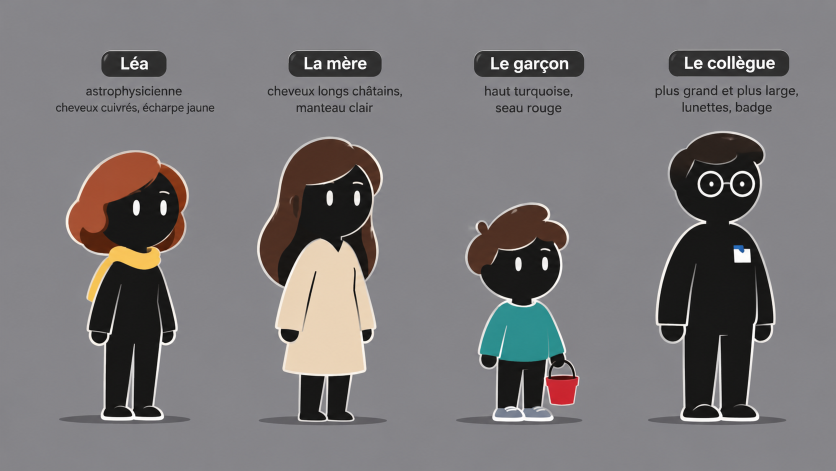
#> input picture video_production/lune/references_design/personnages/reference_2d.png, 1672 x 941 px (shown at 1/2 size)
$ python generate.py
#> lines starting #> are read from the running program, lines starting #| are printed output that depends on the picture
### video_production/panne_internet/kie.py
"""Client minimal Kie.ai (images Nano Banana, clips Kling 3.0). Clé lue dans KIE_API_KEY, jamais affichée.

Chaque résultat est mis en cache (le fichier de sortie existe déjà : aucun appel, aucun crédit).
1 crédit Kie ≈ 0,005 $.
"""
from __future__ import annotations

import json
import os
import time
from pathlib import Path

import requests

API = "https://api.kie.ai/api/v1"
UPLOAD = "https://kieai.redpandaai.co/api/file-stream-upload"


def _h():
    return {"Authorization": f"Bearer {os.environ['KIE_API_KEY']}"}


# [4 lines left out: function credits, not called in this run]


def upload(path: Path) -> str:
    """Envoie un fichier local, renvoie son URL (valable 24 h)."""
    with open(path, "rb") as f:
        r = requests.post(UPLOAD, headers=_h(), files={"file": (path.name, f)},
                          data={"uploadPath": "panne_internet", "fileName": path.name}, timeout=120)
    r.raise_for_status()
    return r.json()["data"]["downloadUrl"]


def run(model: str, inp: dict, out: Path, poll: float = 8.0, timeout: float = 1800) -> Path:
    """Crée la tâche, attend le résultat, télécharge le premier fichier. Journal dans <out>.json."""
    if out.exists():
        return out
    r = requests.post(f"{API}/jobs/createTask", headers=_h(), json={"model": model, "input": inp}, timeout=60)
    r.raise_for_status()
    body = r.json()
    if body.get("code") != 200:
        raise RuntimeError(f"Kie createTask : {body.get('code')} {body.get('msg')}")
    task = body["data"]["taskId"]
    t0 = time.time()
    while True:
        time.sleep(poll)
        d = requests.get(f"{API}/jobs/recordInfo", headers=_h(), params={"taskId": task}, timeout=60).json()["data"]
        if d["state"] == "success":
            url = json.loads(d["resultJson"])["resultUrls"][0]
            break
        if d["state"] == "fail":
            raise RuntimeError(f"Kie {model} : échec {d.get('failCode')} {d.get('failMsg')}")
        if time.time() - t0 > timeout:
            raise TimeoutError(f"Kie {model} : tâche {task} trop longue")
    out.parent.mkdir(parents=True, exist_ok=True)
    out.write_bytes(requests.get(url, timeout=300).content)
    out.with_suffix(out.suffix + ".json").write_text(json.dumps(
        {"model": model, "input": inp, "taskId": task, "credits": d.get("creditsConsumed"),
         "seconds": round(time.time() - t0)}, ensure_ascii=False, indent=1))
    return out


def image(prompt: str, out: Path, refs: list[Path] = (), aspect: str = "16:9", resolution: str = "2K",
          model: str = "nano-banana-2") -> Path:
    inp = {"prompt": prompt, "image_input": [upload(p) for p in refs] if not out.exists() else [],
           "aspect_ratio": aspect, "resolution": resolution, "output_format": "png"}
    return run(model, inp, out)


# [7 lines left out: function clip, not called in this run]

### video_production/lune/film2d/generate.py
"""Images 2D du prototype (Nano Banana via Kie.ai) : 5 décors et 6 poses de personnages.
    KIE_API_KEY=proxy-injected python3 generate.py      (cache : une image déjà présente n'est pas regénérée)"""
import sys
from concurrent.futures import ThreadPoolExecutor
from pathlib import Path
from PIL import Image

HERE = Path(__file__).resolve().parent
sys.path.insert(0, str(HERE.parents[1] / "panne_internet"))
import kie  # noqa: E402

IMG = HERE / "images"
REF = HERE.parent / "references_design/personnages/reference_2d.png"
CROPS = {"lea": (100, 280, 450, 860), "mere": (500, 260, 800, 860), "garcon": (900, 380, 1200, 860), "collegue": (1290, 240, 1600, 860)}
for k, box in CROPS.items():
    p = IMG / f"ref_{k}.png"
    if not p.exists():
        Image.open(REF).convert("RGB").crop(box).save(p)
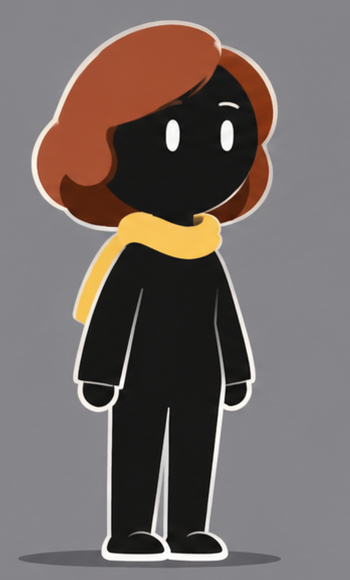
#> saved as ref_lea.png: PIL image 350x580 RGB; mean R, G, B 115, 104.9, 101.5

STYLE = ("Flat 2D vector illustration for an animated documentary, soft gradients, cinematic atmospheric lighting, "
         "muted desaturated palette, clean shapes, subtle depth of field on far objects, no text, no letters, no logos")
BG = {
    "decor_calern_nuit": "Interior of a professional astronomical observatory dome at night, wide shot. A large white telescope in the "
        "center under the open dome slit showing a starry sky; on the right a modern scientific workstation desk with two glowing "
        "monitors showing graphs, a keyboard and an empty office chair; on the left a doorway open to a warmly lit corridor; technical "
        "racks with tiny status lights; dim red safety lights and cool blue light from the screens, soft haze. No people. " + STYLE,
    "decor_calern_jour": "The same astronomical observatory dome interior in calm daylight, wide shot: large white telescope in the "
        "center, the dome slit open on a bright blue sky, the scientific workstation desk with two monitors on the right with an empty "
        "chair, the doorway on the left; soft natural light, peaceful ordinary morning. No people. " + STYLE,
    "decor_espace": "Outer space, the Earth and the Moon touching: the Moon is breaking apart against the Earth with a huge "
        "blinding white-orange flash of light at the contact point, glowing debris, black starry background, dramatic but simple, "
        "seen from far away. " + STYLE,
    "decor_plage": "A calm sunny beach in late morning, wide shot: soft sand in the foreground with a few footprints, gentle "
        "irregular waves with white foam, a low dune with beach grass on the left, rocks on the right, a wooden boardwalk far behind, "
        "light haze on the horizon, bright and peaceful. No people. " + STYLE,
}
KEY = ("Pure flat magenta background (#FF00FF) filling the whole image, no floor, no shadow on the background, "
       "the character only, fully visible, centered, flat 2D vector style exactly like the reference character: "
       "pure black head and body without any shading, small white oval eyes, simple rounded limbs.")
CH = {
    "lea_profil": ("lea", "The woman from the reference (copper-red bob haircut, yellow scarf, black body) sitting on an office chair seen "
                   "exactly from the side, facing right, typing on an invisible keyboard at table height, slightly worried eyes. " + KEY),
    "lea_face": ("lea", "The woman from the reference (copper-red bob haircut, yellow scarf, black body) sitting on an office chair, "
                 "having turned her chair toward the viewer, three-quarter front view, calm determined eyes, hands resting on her knees. " + KEY),
    "collegue_porte": ("collegue", "The man from the reference (short black hair, round glasses, badge) standing straight, seen from the "
                       "front, worried eyes, arms along the body, as if standing in a doorway. " + KEY),
    "collegue_marche": ("collegue", "The man from the reference (short black hair, round glasses, badge) walking to the left, seen from the "
                        "side, relaxed and smiling eyes, holding a coffee cup. " + KEY),
    "garcon_court": ("garcon", "The boy from the reference (brown hair, turquoise top, black body) running happily to the left, seen from "
                     "the side, holding a small red bucket in one hand. " + KEY),
    "mere_marche": ("mere", "The woman from the reference (long chestnut hair, cream coat, black body) walking calmly to the left, seen "
                    "from the side, gentle smiling eyes. " + KEY),
}


def job(name):
    out = IMG / f"{name}.png"
    if name in BG:
        return kie.image(BG[name], out, aspect="16:9", resolution="2K")
    ref, prompt = CH[name]
    return kie.image(prompt, out, refs=[IMG / f"ref_{ref}.png"], aspect="3:4", resolution="2K")


if __name__ == "__main__":
    names = sys.argv[1:] or list(BG) + list(CH)
#> names = ['decor_calern_nuit', 'decor_calern_jour', 'decor_espace', 'decor_plage', 'lea_profil', 'lea_face', 'collegue_porte', 'collegue_marche', 'garcon_court', 'mere_marche']
    with ThreadPoolExecutor(4) as ex:
        for n, r in zip(names, ex.map(lambda n: (lambda: job(n))(), names)):
#> (the run stopped early here; a loop or call above may not have finished)
